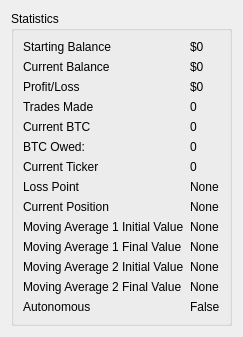
<?xml version="1.0" encoding="UTF-8"?>
<ui version="4.0">
 <class>Dialog</class>
 <widget class="QDialog" name="Dialog">
  <property name="geometry">
   <rect>
    <x>0</x>
    <y>0</y>
    <width>220</width>
    <height>300</height>
   </rect>
  </property>
  <property name="sizePolicy">
   <sizepolicy hsizetype="Fixed" vsizetype="Fixed">
    <horstretch>0</horstretch>
    <verstretch>0</verstretch>
   </sizepolicy>
  </property>
  <property name="maximumSize">
   <size>
    <width>220</width>
    <height>300</height>
   </size>
  </property>
  <property name="windowTitle">
   <string>Statistics</string>
  </property>
  <layout class="QGridLayout" name="gridLayout_2">
   <item row="0" column="0">
    <widget class="QGroupBox" name="groupBox">
     <property name="maximumSize">
      <size>
       <width>16777215</width>
       <height>16777215</height>
      </size>
     </property>
     <property name="title">
      <string>Statistics</string>
     </property>
     <layout class="QGridLayout" name="gridLayout">
      <item row="1" column="0">
       <widget class="QLabel" name="currentBalanceLabel">
        <property name="sizePolicy">
         <sizepolicy hsizetype="Fixed" vsizetype="Preferred">
          <horstretch>0</horstretch>
          <verstretch>0</verstretch>
         </sizepolicy>
        </property>
        <property name="text">
         <string>Current Balance</string>
        </property>
       </widget>
      </item>
      <item row="1" column="1">
       <widget class="QLabel" name="currentBalanceValue">
        <property name="sizePolicy">
         <sizepolicy hsizetype="Fixed" vsizetype="Preferred">
          <horstretch>0</horstretch>
          <verstretch>0</verstretch>
         </sizepolicy>
        </property>
        <property name="text">
         <string>$0</string>
        </property>
       </widget>
      </item>
      <item row="2" column="0">
       <widget class="QLabel" name="profitLossLabel">
        <property name="sizePolicy">
         <sizepolicy hsizetype="Fixed" vsizetype="Preferred">
          <horstretch>0</horstretch>
          <verstretch>0</verstretch>
         </sizepolicy>
        </property>
        <property name="text">
         <string>Profit/Loss</string>
        </property>
       </widget>
      </item>
      <item row="0" column="0">
       <widget class="QLabel" name="startingBalanceLabel">
        <property name="sizePolicy">
         <sizepolicy hsizetype="Fixed" vsizetype="Preferred">
          <horstretch>0</horstretch>
          <verstretch>0</verstretch>
         </sizepolicy>
        </property>
        <property name="text">
         <string>Starting Balance</string>
        </property>
       </widget>
      </item>
      <item row="0" column="1">
       <widget class="QLabel" name="startingBalanceValue">
        <property name="sizePolicy">
         <sizepolicy hsizetype="Fixed" vsizetype="Preferred">
          <horstretch>0</horstretch>
          <verstretch>0</verstretch>
         </sizepolicy>
        </property>
        <property name="text">
         <string>$0</string>
        </property>
       </widget>
      </item>
      <item row="3" column="1">
       <widget class="QLabel" name="tradesMadeValue">
        <property name="sizePolicy">
         <sizepolicy hsizetype="Fixed" vsizetype="Preferred">
          <horstretch>0</horstretch>
          <verstretch>0</verstretch>
         </sizepolicy>
        </property>
        <property name="text">
         <string>0</string>
        </property>
       </widget>
      </item>
      <item row="15" column="0">
       <spacer name="verticalSpacer">
        <property name="orientation">
         <enum>Qt::Vertical</enum>
        </property>
        <property name="sizeHint" stdset="0">
         <size>
          <width>20</width>
          <height>40</height>
         </size>
        </property>
       </spacer>
      </item>
      <item row="2" column="1">
       <widget class="QLabel" name="profitLossValue">
        <property name="sizePolicy">
         <sizepolicy hsizetype="Fixed" vsizetype="Preferred">
          <horstretch>0</horstretch>
          <verstretch>0</verstretch>
         </sizepolicy>
        </property>
        <property name="text">
         <string>$0</string>
        </property>
       </widget>
      </item>
      <item row="3" column="0">
       <widget class="QLabel" name="tradesLabel">
        <property name="sizePolicy">
         <sizepolicy hsizetype="Fixed" vsizetype="Preferred">
          <horstretch>0</horstretch>
          <verstretch>0</verstretch>
         </sizepolicy>
        </property>
        <property name="text">
         <string>Trades Made</string>
        </property>
       </widget>
      </item>
      <item row="4" column="0" rowspan="2">
       <widget class="QLabel" name="currentBtcLabel">
        <property name="sizePolicy">
         <sizepolicy hsizetype="Fixed" vsizetype="Preferred">
          <horstretch>0</horstretch>
          <verstretch>0</verstretch>
         </sizepolicy>
        </property>
        <property name="text">
         <string>Current BTC</string>
        </property>
       </widget>
      </item>
      <item row="6" column="1">
       <widget class="QLabel" name="btcOwedValue">
        <property name="sizePolicy">
         <sizepolicy hsizetype="Fixed" vsizetype="Preferred">
          <horstretch>0</horstretch>
          <verstretch>0</verstretch>
         </sizepolicy>
        </property>
        <property name="text">
         <string>0</string>
        </property>
       </widget>
      </item>
      <item row="5" column="2" rowspan="2">
       <spacer name="horizontalSpacer">
        <property name="orientation">
         <enum>Qt::Horizontal</enum>
        </property>
        <property name="sizeHint" stdset="0">
         <size>
          <width>40</width>
          <height>20</height>
         </size>
        </property>
       </spacer>
      </item>
      <item row="7" column="0">
       <widget class="QLabel" name="currentTickerLabel">
        <property name="text">
         <string>Current Ticker</string>
        </property>
       </widget>
      </item>
      <item row="4" column="1" rowspan="2">
       <widget class="QLabel" name="currentBtcValue">
        <property name="sizePolicy">
         <sizepolicy hsizetype="Fixed" vsizetype="Preferred">
          <horstretch>0</horstretch>
          <verstretch>0</verstretch>
         </sizepolicy>
        </property>
        <property name="text">
         <string>0</string>
        </property>
       </widget>
      </item>
      <item row="6" column="0">
       <widget class="QLabel" name="btcOwedLabel">
        <property name="sizePolicy">
         <sizepolicy hsizetype="Fixed" vsizetype="Preferred">
          <horstretch>0</horstretch>
          <verstretch>0</verstretch>
         </sizepolicy>
        </property>
        <property name="text">
         <string>BTC Owed:</string>
        </property>
       </widget>
      </item>
      <item row="9" column="1">
       <widget class="QLabel" name="currentPositionValue">
        <property name="sizePolicy">
         <sizepolicy hsizetype="Fixed" vsizetype="Preferred">
          <horstretch>0</horstretch>
          <verstretch>0</verstretch>
         </sizepolicy>
        </property>
        <property name="text">
         <string>None</string>
        </property>
       </widget>
      </item>
      <item row="8" column="1">
       <widget class="QLabel" name="lossPointValue">
        <property name="sizePolicy">
         <sizepolicy hsizetype="Fixed" vsizetype="Preferred">
          <horstretch>0</horstretch>
          <verstretch>0</verstretch>
         </sizepolicy>
        </property>
        <property name="text">
         <string>None</string>
        </property>
       </widget>
      </item>
      <item row="7" column="1">
       <widget class="QLabel" name="currentTickerValue">
        <property name="sizePolicy">
         <sizepolicy hsizetype="Fixed" vsizetype="Preferred">
          <horstretch>0</horstretch>
          <verstretch>0</verstretch>
         </sizepolicy>
        </property>
        <property name="text">
         <string>0</string>
        </property>
       </widget>
      </item>
      <item row="8" column="0">
       <widget class="QLabel" name="lossPointLabel">
        <property name="text">
         <string>Loss Point</string>
        </property>
       </widget>
      </item>
      <item row="9" column="0">
       <widget class="QLabel" name="currentPositionLabel">
        <property name="sizePolicy">
         <sizepolicy hsizetype="Fixed" vsizetype="Preferred">
          <horstretch>0</horstretch>
          <verstretch>0</verstretch>
         </sizepolicy>
        </property>
        <property name="text">
         <string>Current Position</string>
        </property>
       </widget>
      </item>
      <item row="11" column="0">
       <widget class="QLabel" name="baseFinalMovingAverageLabel">
        <property name="text">
         <string>Moving Average 1 Final Value</string>
        </property>
       </widget>
      </item>
      <item row="10" column="1">
       <widget class="QLabel" name="baseInitialMovingAverageValue">
        <property name="sizePolicy">
         <sizepolicy hsizetype="Fixed" vsizetype="Preferred">
          <horstretch>0</horstretch>
          <verstretch>0</verstretch>
         </sizepolicy>
        </property>
        <property name="text">
         <string>None</string>
        </property>
       </widget>
      </item>
      <item row="10" column="0">
       <widget class="QLabel" name="baseInitialMovingAverageLabel">
        <property name="text">
         <string>Moving Average 1 Initial Value</string>
        </property>
       </widget>
      </item>
      <item row="11" column="1">
       <widget class="QLabel" name="baseFinalMovingAverageValue">
        <property name="sizePolicy">
         <sizepolicy hsizetype="Fixed" vsizetype="Preferred">
          <horstretch>0</horstretch>
          <verstretch>0</verstretch>
         </sizepolicy>
        </property>
        <property name="text">
         <string>None</string>
        </property>
       </widget>
      </item>
      <item row="12" column="1">
       <widget class="QLabel" name="nextInitialMovingAverageValue">
        <property name="sizePolicy">
         <sizepolicy hsizetype="Fixed" vsizetype="Preferred">
          <horstretch>0</horstretch>
          <verstretch>0</verstretch>
         </sizepolicy>
        </property>
        <property name="text">
         <string>None</string>
        </property>
       </widget>
      </item>
      <item row="12" column="0">
       <widget class="QLabel" name="nextInitialMovingAverageLabel">
        <property name="text">
         <string>Moving Average 2 Initial Value</string>
        </property>
       </widget>
      </item>
      <item row="13" column="0">
       <widget class="QLabel" name="nextFinalMovingAverageLabel">
        <property name="text">
         <string>Moving Average 2 Final Value</string>
        </property>
       </widget>
      </item>
      <item row="13" column="1">
       <widget class="QLabel" name="nextFinalMovingAverageValue">
        <property name="sizePolicy">
         <sizepolicy hsizetype="Fixed" vsizetype="Preferred">
          <horstretch>0</horstretch>
          <verstretch>0</verstretch>
         </sizepolicy>
        </property>
        <property name="text">
         <string>None</string>
        </property>
       </widget>
      </item>
      <item row="14" column="0">
       <widget class="QLabel" name="autonomousLabel">
        <property name="sizePolicy">
         <sizepolicy hsizetype="Fixed" vsizetype="Fixed">
          <horstretch>0</horstretch>
          <verstretch>0</verstretch>
         </sizepolicy>
        </property>
        <property name="text">
         <string>Autonomous</string>
        </property>
       </widget>
      </item>
      <item row="14" column="1">
       <widget class="QLabel" name="autonomousValue">
        <property name="sizePolicy">
         <sizepolicy hsizetype="Fixed" vsizetype="Fixed">
          <horstretch>0</horstretch>
          <verstretch>0</verstretch>
         </sizepolicy>
        </property>
        <property name="text">
         <string>False</string>
        </property>
       </widget>
      </item>
     </layout>
    </widget>
   </item>
  </layout>
 </widget>
 <resources/>
 <connections/>
</ui>
